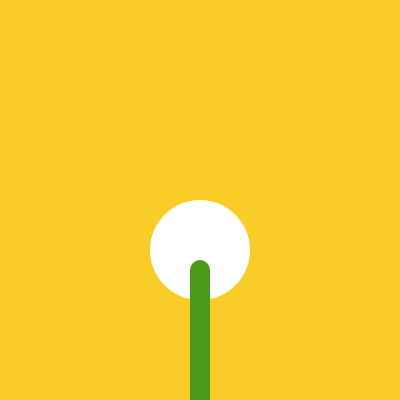
Frame 1 (no input)
Frame 60 (no input): identical to frame 1, image omitted
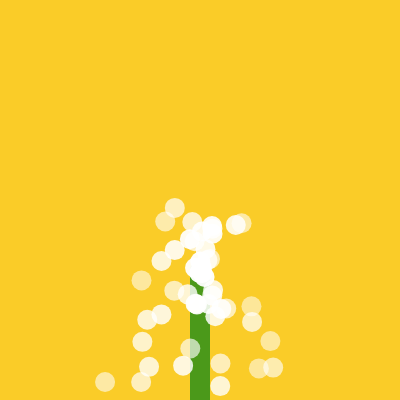
Frame 120 (the mouse pressed at the canvas centre since frame 60)

The p5.js sketch that drew these frames (run headless with seeded random() and noise() and a simulated clock; from frame 60 on, the mouse is pressed at the canvas centre):

// p5.js sketch
// ── sketch.js
let emitter;

function setup() {
  createCanvas(400, 400);
  emitter = new Emitter(width / 2, 250);
}

function draw() {
  background("#facc28");

  if (mouseIsPressed) {
    fill("#4b991a");
    rect(width / 2 - 10, 260, 20, 160, 40);
    let gravity = createVector(0, 0.1);
    emitter.applyForce(gravity);
    emitter.addParticle();
    emitter.run();
    if (mouseButton === RIGHT) {
      let wind = createVector(0.1, -0.2);
      emitter.applyForce(wind);
    }
  } else {
    noStroke();
    fill(255, 255);
    circle(width / 2, 250, 100);
    fill("#4b991a");
    rect(width / 2 - 10, 260, 20, 160, 40);
  }
}
// ── emitter.js
class Emitter {

    constructor(x, y) {
      this.origin = createVector(x, y+20);
      this.particles = [];
    }
  
    addParticle() {
      this.particles.push(new Particle(this.origin.x, this.origin.y));
    }
  
    applyForce(force) {
      for (let particle of this.particles) {
        particle.applyForce(force);
      }
    }
  
    run() {
      for (let i = this.particles.length - 1; i >= 0; i--) {
        const particle = this.particles[i];
        particle.run();
        if (particle.isDead()) {
          this.particles.splice(i, 1);
        }
      }
    }
  }
// ── particle.js
class Particle {
    constructor(x, y) {
      this.position = createVector(x, y);
      this.acceleration = createVector(0, 0);
      this.velocity = createVector(random(-2, 2), random(-4, 4));
      this.lifespan = 255;
      this.mass = 1;
    }
  
    run() {
      this.update();
      this.show();
    }
  
    applyForce(force) {
      let f = force.copy();
      f.div(this.mass);
      this.acceleration.add(f);
    }
  
    update() {
      this.velocity.add(this.acceleration);
      this.position.add(this.velocity);
      this.acceleration.mult(0);
      this.lifespan -= 2.0;
    }
  
    show() {
      noStroke();
      fill(255, this.lifespan);
      circle(this.position.x, this.position.y, 20);
    }
  
    isDead() {
      return this.lifespan < 0.0;
    }
  }
